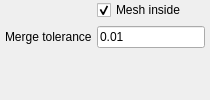
            <widget class="QWidget" name="vtkTableBasedClipDataSet">
             <property name="font">
              <font>
               <weight>50</weight>
               <bold>false</bold>
              </font>
             </property>
             <layout class="QGridLayout" name="gridLayout_56">
              <property name="leftMargin">
               <number>5</number>
              </property>
              <property name="topMargin">
               <number>0</number>
              </property>
              <property name="rightMargin">
               <number>5</number>
              </property>
              <property name="bottomMargin">
               <number>0</number>
              </property>
              <property name="horizontalSpacing">
               <number>5</number>
              </property>
              <item row="1" column="0">
               <widget class="QLabel" name="label_vtk_mesh_merge">
                <property name="font">
                 <font>
                  <weight>50</weight>
                  <bold>false</bold>
                 </font>
                </property>
                <property name="text">
                 <string>Merge tolerance</string>
                </property>
               </widget>
              </item>
              <item row="2" column="0">
               <spacer name="verticalSpacer_42">
                <property name="orientation">
                 <enum>Qt::Vertical</enum>
                </property>
                <property name="sizeHint" stdset="0">
                 <size>
                  <width>20</width>
                  <height>40</height>
                 </size>
                </property>
               </spacer>
              </item>
              <item row="1" column="1">
               <widget class="QLineEdit" name="lineedit_vtk_mesh_merge">
                <property name="font">
                 <font>
                  <weight>50</weight>
                  <bold>false</bold>
                 </font>
                </property>
                <property name="text">
                 <string>0.01</string>
                </property>
               </widget>
              </item>
              <item row="0" column="1">
               <widget class="QCheckBox" name="checkbox_mesh_inside">
                <property name="font">
                 <font>
                  <weight>50</weight>
                  <bold>false</bold>
                 </font>
                </property>
                <property name="text">
                 <string>Mesh inside</string>
                </property>
                <property name="checked">
                 <bool>true</bool>
                </property>
                <property name="tristate">
                 <bool>false</bool>
                </property>
               </widget>
              </item>
             </layout>
            </widget>
